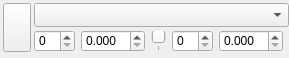
<?xml version="1.0" encoding="UTF-8"?>
<ui version="4.0">
 <class>row_filter_range</class>
 <widget class="QWidget" name="row_filter_range">
  <property name="styleSheet">
   <string notr="true">QPushButton#button_apply_element { text-align: center; }</string>
  </property>
  <property name="geometry">
   <rect>
    <x>0</x>
    <y>0</y>
    <width>273</width>
    <height>58</height>
   </rect>
  </property>
  <property name="sizePolicy">
   <sizepolicy hsizetype="Preferred" vsizetype="Preferred">
    <horstretch>0</horstretch>
    <verstretch>0</verstretch>
   </sizepolicy>
  </property>
  <property name="minimumSize">
   <size>
    <width>0</width>
    <height>0</height>
   </size>
  </property>
  <property name="maximumSize">
   <size>
    <width>16777215</width>
    <height>16777215</height>
   </size>
  </property>
  <layout class="QVBoxLayout" name="layout_vertical_layout">
   <property name="spacing">
    <number>0</number>
   </property>
   <property name="leftMargin">
    <number>3</number>
   </property>
   <property name="topMargin">
    <number>0</number>
   </property>
   <property name="rightMargin">
    <number>0</number>
   </property>
   <property name="bottomMargin">
    <number>3</number>
   </property>
   <item>
    <widget class="QWidget" name="panel_filter_rule" native="true">
     <layout class="QVBoxLayout" name="layout_vertical_layout_2">
      <property name="spacing">
       <number>0</number>
      </property>
      <property name="leftMargin">
       <number>0</number>
      </property>
      <property name="topMargin">
       <number>0</number>
      </property>
      <property name="rightMargin">
       <number>0</number>
      </property>
      <property name="bottomMargin">
       <number>0</number>
      </property>
      <item>
       <widget class="QWidget" name="panel_filter_rule_fields" native="true">
        <property name="autoFillBackground">
         <bool>false</bool>
        </property>
        <property name="styleSheet">
         <string notr="true"/>
        </property>
        <layout class="QGridLayout" name="layout_grid_layout" columnstretch="0,5,3">
         <property name="leftMargin">
          <number>0</number>
         </property>
         <property name="topMargin">
          <number>0</number>
         </property>
         <property name="rightMargin">
          <number>0</number>
         </property>
         <property name="bottomMargin">
          <number>0</number>
         </property>
         <property name="horizontalSpacing">
          <number>3</number>
         </property>
         <property name="verticalSpacing">
          <number>0</number>
         </property>
         <item row="0" column="0" rowspan="2">
          <widget class="QWidget" name="panel_filter_rule_slider" native="true">
           <property name="sizePolicy">
            <sizepolicy hsizetype="Preferred" vsizetype="Preferred">
             <horstretch>0</horstretch>
             <verstretch>0</verstretch>
            </sizepolicy>
           </property>
           <property name="minimumSize">
            <size>
             <width>0</width>
             <height>0</height>
            </size>
           </property>
           <property name="maximumSize">
            <size>
             <width>16777215</width>
             <height>16777215</height>
            </size>
           </property>
           <layout class="QVBoxLayout" name="layout_vertical_layout_3">
            <property name="spacing">
             <number>0</number>
            </property>
            <property name="leftMargin">
             <number>0</number>
            </property>
            <property name="topMargin">
             <number>0</number>
            </property>
            <property name="rightMargin">
             <number>0</number>
            </property>
            <property name="bottomMargin">
             <number>0</number>
            </property>
            <item>
             <widget class="QPushButton" name="button_apply_element">
              <property name="toolTip">
               <string>Start or pause this filter rule; in removal mode, remove it.</string>
              </property>
              <property name="sizePolicy">
               <sizepolicy hsizetype="Fixed" vsizetype="Expanding">
                <horstretch>0</horstretch>
                <verstretch>0</verstretch>
               </sizepolicy>
              </property>
              <property name="minimumSize">
               <size>
                <width>0</width>
                <height>0</height>
               </size>
              </property>
              <property name="maximumSize">
               <size>
                <width>28</width>
                <height>16777215</height>
               </size>
              </property>
              <property name="baseSize">
               <size>
                <width>0</width>
                <height>0</height>
               </size>
              </property>
              <property name="autoFillBackground">
               <bool>false</bool>
              </property>
              <property name="text">
               <string/>
              </property>
              <property name="icon">
               <iconset>
                <normaloff>../../shared/icons/material/animation_play.svg</normaloff>
                <normalon>../../shared/icons/material/animation_pause.svg</normalon>../../shared/icons/material/animation_play.svg</iconset>
              </property>
              <property name="iconSize">
               <size>
                <width>22</width>
                <height>22</height>
               </size>
              </property>
              <property name="checkable">
               <bool>true</bool>
              </property>
              <property name="checked">
               <bool>false</bool>
              </property>
              <property name="flat">
               <bool>false</bool>
              </property>
              <property name="iconName" stdset="0">
               <string>animation_play</string>
              </property>
             </widget>
            </item>
           </layout>
          </widget>
         </item>
         <item row="1" column="1" colspan="2">
          <widget class="QWidget" name="panel_filter_rule_value" native="true">
           <property name="sizePolicy">
            <sizepolicy hsizetype="Preferred" vsizetype="Fixed">
             <horstretch>0</horstretch>
             <verstretch>0</verstretch>
            </sizepolicy>
           </property>
           <layout class="QHBoxLayout" name="layout_horizontal_layout">
            <property name="spacing">
             <number>6</number>
            </property>
            <property name="leftMargin">
             <number>0</number>
            </property>
            <property name="topMargin">
             <number>0</number>
            </property>
            <property name="rightMargin">
             <number>6</number>
            </property>
            <property name="bottomMargin">
             <number>0</number>
            </property>
            <item>
             <widget class="QSpinBox" name="spin_filter_value_min">
              <property name="toolTip">
               <string>Set the lower bound of the numeric filter range.</string>
              </property>
              <property name="sizePolicy">
               <sizepolicy hsizetype="Expanding" vsizetype="Fixed">
                <horstretch>0</horstretch>
                <verstretch>0</verstretch>
               </sizepolicy>
              </property>
              <property name="minimumSize">
               <size>
                <width>0</width>
                <height>0</height>
               </size>
              </property>
             </widget>
            </item>
            <item>
             <widget class="QDoubleSpinBox" name="spin_filter_range_min_double">
              <property name="toolTip">
               <string>Set the lower bound of the numeric filter range.</string>
              </property>
              <property name="sizePolicy">
               <sizepolicy hsizetype="Expanding" vsizetype="Fixed">
                <horstretch>0</horstretch>
                <verstretch>0</verstretch>
               </sizepolicy>
              </property>
              <property name="visible">
               <bool>false</bool>
              </property>
              <property name="decimals">
               <number>3</number>
              </property>
             </widget>
            </item>
            <item>
             <widget class="QSlider" name="slider_filter_value_range">
              <property name="toolTip">
               <string>Drag either handle to adjust the numeric filter range.</string>
              </property>
              <property name="sizePolicy">
               <sizepolicy hsizetype="Expanding" vsizetype="Fixed">
                <horstretch>1</horstretch>
                <verstretch>0</verstretch>
               </sizepolicy>
              </property>
              <property name="orientation">
               <enum>Qt::Orientation::Horizontal</enum>
              </property>
              <property name="invertedAppearance">
               <bool>false</bool>
              </property>
              <property name="tickPosition">
               <enum>QSlider::TickPosition::TicksBelow</enum>
              </property>
             </widget>
            </item>
            <item>
             <widget class="QSpinBox" name="spin_filter_value_max">
              <property name="toolTip">
               <string>Set the upper bound of the numeric filter range.</string>
              </property>
              <property name="sizePolicy">
               <sizepolicy hsizetype="Expanding" vsizetype="Fixed">
                <horstretch>0</horstretch>
                <verstretch>0</verstretch>
               </sizepolicy>
              </property>
              <property name="minimumSize">
               <size>
                <width>0</width>
                <height>0</height>
               </size>
              </property>
             </widget>
            </item>
            <item>
             <widget class="QDoubleSpinBox" name="spin_filter_range_max_double">
              <property name="toolTip">
               <string>Set the upper bound of the numeric filter range.</string>
              </property>
              <property name="sizePolicy">
               <sizepolicy hsizetype="Expanding" vsizetype="Fixed">
                <horstretch>0</horstretch>
                <verstretch>0</verstretch>
               </sizepolicy>
              </property>
              <property name="minimumSize">
               <size>
                <width>0</width>
                <height>0</height>
               </size>
              </property>
              <property name="visible">
               <bool>false</bool>
              </property>
              <property name="decimals">
               <number>3</number>
              </property>
              <property name="singleStep">
               <double>0.100000000000000</double>
              </property>
             </widget>
            </item>
           </layout>
          </widget>
         </item>
         <item row="0" column="1" colspan="2">
          <widget class="QComboBox" name="combo_column">
           <property name="toolTip">
            <string>Choose the numeric metadata field to filter.</string>
           </property>
           <property name="sizePolicy">
            <sizepolicy hsizetype="Expanding" vsizetype="Fixed">
             <horstretch>0</horstretch>
             <verstretch>0</verstretch>
            </sizepolicy>
           </property>
           <property name="minimumSize">
            <size>
             <width>0</width>
             <height>0</height>
            </size>
           </property>
           <property name="sizeAdjustPolicy">
            <enum>QComboBox::SizeAdjustPolicy::AdjustToMinimumContentsLengthWithIcon</enum>
           </property>
           <property name="frame">
            <bool>true</bool>
           </property>
          </widget>
         </item>
        </layout>
       </widget>
      </item>
     </layout>
    </widget>
   </item>
  </layout>
 </widget>
 <resources/>
 <connections/>
</ui>
